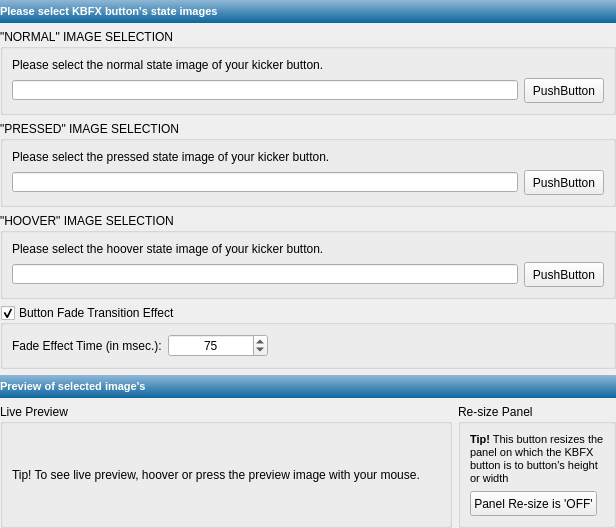
<ui version="4.0" >
 <class>dlgkickerbtn</class>
 <widget class="QWidget" name="dlgkickerbtn" >
  <property name="geometry" >
   <rect>
    <x>0</x>
    <y>0</y>
    <width>616</width>
    <height>516</height>
   </rect>
  </property>
  <property name="windowTitle" >
   <string>Form</string>
  </property>
  <layout class="QVBoxLayout" name="verticalLayout_6" >
   <property name="margin" >
    <number>0</number>
   </property>
   <item>
    <layout class="QVBoxLayout" name="verticalLayout" >
     <item>
      <widget class="QLabel" name="lbl_menu_top" >
       <property name="sizePolicy" >
        <sizepolicy vsizetype="Maximum" hsizetype="MinimumExpanding" >
         <horstretch>0</horstretch>
         <verstretch>0</verstretch>
        </sizepolicy>
       </property>
       <property name="minimumSize" >
        <size>
         <width>0</width>
         <height>23</height>
        </size>
       </property>
       <property name="maximumSize" >
        <size>
         <width>16777215</width>
         <height>23</height>
        </size>
       </property>
       <property name="styleSheet" >
        <string notr="true" >border-radius: 0px;
border: none;
background-color: qlineargradient(x1: 0, y1: 0, x2: 0, y2: 1, stop: 0 #90b8d7, stop: 1 #0c669d);
color: #ffffff;</string>
       </property>
       <property name="text" >
        <string>&lt;!DOCTYPE HTML PUBLIC "-//W3C//DTD HTML 4.0//EN" "http://www.w3.org/TR/REC-html40/strict.dtd">
&lt;html>&lt;head>&lt;meta name="qrichtext" content="1" />&lt;style type="text/css">
p, li { white-space: pre-wrap; }
&lt;/style>&lt;/head>&lt;body style=" font-family:'MS Shell Dlg 2'; font-size:8.25pt; font-weight:400; font-style:normal;">
&lt;p style=" margin-top:0px; margin-bottom:0px; margin-left:0px; margin-right:0px; -qt-block-indent:0; text-indent:0px; font-size:8pt;">&lt;span style=" font-weight:600;">Please select KBFX button's state images&lt;/span>&lt;/p>&lt;/body>&lt;/html></string>
       </property>
       <property name="margin" >
        <number>5</number>
       </property>
      </widget>
     </item>
     <item>
      <widget class="QGroupBox" name="groupBox" >
       <property name="sizePolicy" >
        <sizepolicy vsizetype="Maximum" hsizetype="MinimumExpanding" >
         <horstretch>0</horstretch>
         <verstretch>0</verstretch>
        </sizepolicy>
       </property>
       <property name="title" >
        <string>"NORMAL" IMAGE SELECTION</string>
       </property>
       <property name="alignment" >
        <set>Qt::AlignLeading|Qt::AlignLeft|Qt::AlignTop</set>
       </property>
       <layout class="QVBoxLayout" name="verticalLayout_2" >
        <item>
         <widget class="QLabel" name="label" >
          <property name="sizePolicy" >
           <sizepolicy vsizetype="Preferred" hsizetype="Preferred" >
            <horstretch>0</horstretch>
            <verstretch>0</verstretch>
           </sizepolicy>
          </property>
          <property name="minimumSize" >
           <size>
            <width>0</width>
            <height>0</height>
           </size>
          </property>
          <property name="maximumSize" >
           <size>
            <width>16777215</width>
            <height>16777215</height>
           </size>
          </property>
          <property name="text" >
           <string>Please select the normal state image of your kicker button.</string>
          </property>
         </widget>
        </item>
        <item>
         <layout class="QHBoxLayout" name="horizontalLayout" >
          <item>
           <widget class="QLineEdit" name="lineEdit" >
            <property name="sizePolicy" >
             <sizepolicy vsizetype="Preferred" hsizetype="Preferred" >
              <horstretch>0</horstretch>
              <verstretch>0</verstretch>
             </sizepolicy>
            </property>
            <property name="minimumSize" >
             <size>
              <width>0</width>
              <height>20</height>
             </size>
            </property>
            <property name="maximumSize" >
             <size>
              <width>16777215</width>
              <height>20</height>
             </size>
            </property>
           </widget>
          </item>
          <item>
           <widget class="QPushButton" name="pushButton" >
            <property name="sizePolicy" >
             <sizepolicy vsizetype="Preferred" hsizetype="Maximum" >
              <horstretch>0</horstretch>
              <verstretch>0</verstretch>
             </sizepolicy>
            </property>
            <property name="minimumSize" >
             <size>
              <width>75</width>
              <height>25</height>
             </size>
            </property>
            <property name="maximumSize" >
             <size>
              <width>16777215</width>
              <height>25</height>
             </size>
            </property>
            <property name="text" >
             <string>PushButton</string>
            </property>
           </widget>
          </item>
         </layout>
        </item>
       </layout>
      </widget>
     </item>
     <item>
      <widget class="QGroupBox" name="groupBox_2" >
       <property name="sizePolicy" >
        <sizepolicy vsizetype="Maximum" hsizetype="MinimumExpanding" >
         <horstretch>0</horstretch>
         <verstretch>0</verstretch>
        </sizepolicy>
       </property>
       <property name="title" >
        <string>"PRESSED" IMAGE SELECTION</string>
       </property>
       <property name="alignment" >
        <set>Qt::AlignLeading|Qt::AlignLeft|Qt::AlignTop</set>
       </property>
       <layout class="QVBoxLayout" name="verticalLayout_3" >
        <item>
         <widget class="QLabel" name="label_2" >
          <property name="sizePolicy" >
           <sizepolicy vsizetype="Preferred" hsizetype="Preferred" >
            <horstretch>0</horstretch>
            <verstretch>0</verstretch>
           </sizepolicy>
          </property>
          <property name="minimumSize" >
           <size>
            <width>0</width>
            <height>0</height>
           </size>
          </property>
          <property name="maximumSize" >
           <size>
            <width>16777215</width>
            <height>16777215</height>
           </size>
          </property>
          <property name="text" >
           <string>Please select the pressed state image of your kicker button.</string>
          </property>
         </widget>
        </item>
        <item>
         <layout class="QHBoxLayout" name="horizontalLayout_2" >
          <item>
           <widget class="QLineEdit" name="lineEdit_2" >
            <property name="sizePolicy" >
             <sizepolicy vsizetype="Preferred" hsizetype="Preferred" >
              <horstretch>0</horstretch>
              <verstretch>0</verstretch>
             </sizepolicy>
            </property>
            <property name="minimumSize" >
             <size>
              <width>0</width>
              <height>20</height>
             </size>
            </property>
            <property name="maximumSize" >
             <size>
              <width>16777215</width>
              <height>20</height>
             </size>
            </property>
           </widget>
          </item>
          <item>
           <widget class="QPushButton" name="pushButton_2" >
            <property name="sizePolicy" >
             <sizepolicy vsizetype="Preferred" hsizetype="Maximum" >
              <horstretch>0</horstretch>
              <verstretch>0</verstretch>
             </sizepolicy>
            </property>
            <property name="minimumSize" >
             <size>
              <width>75</width>
              <height>25</height>
             </size>
            </property>
            <property name="maximumSize" >
             <size>
              <width>16777215</width>
              <height>25</height>
             </size>
            </property>
            <property name="text" >
             <string>PushButton</string>
            </property>
           </widget>
          </item>
         </layout>
        </item>
       </layout>
      </widget>
     </item>
     <item>
      <widget class="QGroupBox" name="groupBox_3" >
       <property name="sizePolicy" >
        <sizepolicy vsizetype="Maximum" hsizetype="MinimumExpanding" >
         <horstretch>0</horstretch>
         <verstretch>0</verstretch>
        </sizepolicy>
       </property>
       <property name="title" >
        <string>"HOOVER" IMAGE SELECTION</string>
       </property>
       <property name="alignment" >
        <set>Qt::AlignLeading|Qt::AlignLeft|Qt::AlignTop</set>
       </property>
       <layout class="QVBoxLayout" name="verticalLayout_4" >
        <item>
         <widget class="QLabel" name="label_3" >
          <property name="sizePolicy" >
           <sizepolicy vsizetype="Preferred" hsizetype="Preferred" >
            <horstretch>0</horstretch>
            <verstretch>0</verstretch>
           </sizepolicy>
          </property>
          <property name="minimumSize" >
           <size>
            <width>0</width>
            <height>0</height>
           </size>
          </property>
          <property name="maximumSize" >
           <size>
            <width>16777215</width>
            <height>16777215</height>
           </size>
          </property>
          <property name="text" >
           <string>Please select the hoover state image of your kicker button.</string>
          </property>
         </widget>
        </item>
        <item>
         <layout class="QHBoxLayout" name="horizontalLayout_3" >
          <item>
           <widget class="QLineEdit" name="lineEdit_3" >
            <property name="sizePolicy" >
             <sizepolicy vsizetype="Preferred" hsizetype="Preferred" >
              <horstretch>0</horstretch>
              <verstretch>0</verstretch>
             </sizepolicy>
            </property>
            <property name="minimumSize" >
             <size>
              <width>0</width>
              <height>20</height>
             </size>
            </property>
            <property name="maximumSize" >
             <size>
              <width>16777215</width>
              <height>20</height>
             </size>
            </property>
           </widget>
          </item>
          <item>
           <widget class="QPushButton" name="pushButton_3" >
            <property name="sizePolicy" >
             <sizepolicy vsizetype="Preferred" hsizetype="Maximum" >
              <horstretch>0</horstretch>
              <verstretch>0</verstretch>
             </sizepolicy>
            </property>
            <property name="minimumSize" >
             <size>
              <width>75</width>
              <height>25</height>
             </size>
            </property>
            <property name="maximumSize" >
             <size>
              <width>16777215</width>
              <height>25</height>
             </size>
            </property>
            <property name="text" >
             <string>PushButton</string>
            </property>
           </widget>
          </item>
         </layout>
        </item>
       </layout>
      </widget>
     </item>
     <item>
      <widget class="QGroupBox" name="groupBox_4" >
       <property name="sizePolicy" >
        <sizepolicy vsizetype="Maximum" hsizetype="MinimumExpanding" >
         <horstretch>0</horstretch>
         <verstretch>0</verstretch>
        </sizepolicy>
       </property>
       <property name="title" >
        <string>Button Fade Transition Effect</string>
       </property>
       <property name="alignment" >
        <set>Qt::AlignLeading|Qt::AlignLeft|Qt::AlignTop</set>
       </property>
       <property name="checkable" >
        <bool>true</bool>
       </property>
       <layout class="QHBoxLayout" name="horizontalLayout_4" >
        <item>
         <widget class="QLabel" name="label_4" >
          <property name="sizePolicy" >
           <sizepolicy vsizetype="Preferred" hsizetype="Preferred" >
            <horstretch>0</horstretch>
            <verstretch>0</verstretch>
           </sizepolicy>
          </property>
          <property name="minimumSize" >
           <size>
            <width>0</width>
            <height>0</height>
           </size>
          </property>
          <property name="maximumSize" >
           <size>
            <width>16777215</width>
            <height>16777215</height>
           </size>
          </property>
          <property name="text" >
           <string>Fade Effect Time (in msec.):</string>
          </property>
         </widget>
        </item>
        <item>
         <widget class="QSpinBox" name="spinBox" >
          <property name="minimumSize" >
           <size>
            <width>100</width>
            <height>0</height>
           </size>
          </property>
          <property name="alignment" >
           <set>Qt::AlignCenter</set>
          </property>
          <property name="value" >
           <number>75</number>
          </property>
         </widget>
        </item>
        <item>
         <spacer name="horizontalSpacer" >
          <property name="orientation" >
           <enum>Qt::Horizontal</enum>
          </property>
          <property name="sizeHint" stdset="0" >
           <size>
            <width>40</width>
            <height>20</height>
           </size>
          </property>
         </spacer>
        </item>
       </layout>
      </widget>
     </item>
    </layout>
   </item>
   <item>
    <layout class="QVBoxLayout" name="verticalLayout_5" >
     <item>
      <widget class="QLabel" name="lbl_menu_top_2" >
       <property name="sizePolicy" >
        <sizepolicy vsizetype="Maximum" hsizetype="MinimumExpanding" >
         <horstretch>0</horstretch>
         <verstretch>0</verstretch>
        </sizepolicy>
       </property>
       <property name="minimumSize" >
        <size>
         <width>0</width>
         <height>23</height>
        </size>
       </property>
       <property name="maximumSize" >
        <size>
         <width>16777215</width>
         <height>23</height>
        </size>
       </property>
       <property name="styleSheet" >
        <string notr="true" >border-radius: 0px;
border: none;
background-color: qlineargradient(x1: 0, y1: 0, x2: 0, y2: 1, stop: 0 #90b8d7, stop: 1 #0c669d);
color: #ffffff;</string>
       </property>
       <property name="text" >
        <string>&lt;!DOCTYPE HTML PUBLIC "-//W3C//DTD HTML 4.0//EN" "http://www.w3.org/TR/REC-html40/strict.dtd">
&lt;html>&lt;head>&lt;meta name="qrichtext" content="1" />&lt;style type="text/css">
p, li { white-space: pre-wrap; }
&lt;/style>&lt;/head>&lt;body style=" font-family:'MS Shell Dlg 2'; font-size:8.25pt; font-weight:400; font-style:normal;">
&lt;p style=" margin-top:0px; margin-bottom:0px; margin-left:0px; margin-right:0px; -qt-block-indent:0; text-indent:0px; font-size:8pt;">&lt;span style=" font-weight:600;">Preview of selected image's&lt;/span>&lt;/p>&lt;/body>&lt;/html></string>
       </property>
       <property name="margin" >
        <number>5</number>
       </property>
      </widget>
     </item>
     <item>
      <layout class="QHBoxLayout" name="horizontalLayout_5" >
       <item>
        <widget class="QGroupBox" name="groupBox_5" >
         <property name="sizePolicy" >
          <sizepolicy vsizetype="MinimumExpanding" hsizetype="MinimumExpanding" >
           <horstretch>0</horstretch>
           <verstretch>0</verstretch>
          </sizepolicy>
         </property>
         <property name="title" >
          <string>Live Preview</string>
         </property>
         <property name="alignment" >
          <set>Qt::AlignLeading|Qt::AlignLeft|Qt::AlignTop</set>
         </property>
         <layout class="QHBoxLayout" name="horizontalLayout_7" >
          <item>
           <widget class="QLabel" name="label_5" >
            <property name="sizePolicy" >
             <sizepolicy vsizetype="Preferred" hsizetype="Preferred" >
              <horstretch>0</horstretch>
              <verstretch>0</verstretch>
             </sizepolicy>
            </property>
            <property name="minimumSize" >
             <size>
              <width>0</width>
              <height>0</height>
             </size>
            </property>
            <property name="maximumSize" >
             <size>
              <width>16777215</width>
              <height>16777215</height>
             </size>
            </property>
            <property name="text" >
             <string>Tip! To see live preview, hoover or press the preview image with your mouse.</string>
            </property>
           </widget>
          </item>
         </layout>
        </widget>
       </item>
       <item>
        <widget class="QGroupBox" name="groupBox_6" >
         <property name="sizePolicy" >
          <sizepolicy vsizetype="MinimumExpanding" hsizetype="Maximum" >
           <horstretch>0</horstretch>
           <verstretch>0</verstretch>
          </sizepolicy>
         </property>
         <property name="title" >
          <string>Re-size Panel</string>
         </property>
         <property name="alignment" >
          <set>Qt::AlignLeading|Qt::AlignLeft|Qt::AlignTop</set>
         </property>
         <layout class="QVBoxLayout" name="verticalLayout_7" >
          <item>
           <widget class="QLabel" name="label_6" >
            <property name="sizePolicy" >
             <sizepolicy vsizetype="Preferred" hsizetype="Preferred" >
              <horstretch>0</horstretch>
              <verstretch>0</verstretch>
             </sizepolicy>
            </property>
            <property name="minimumSize" >
             <size>
              <width>0</width>
              <height>0</height>
             </size>
            </property>
            <property name="maximumSize" >
             <size>
              <width>16777215</width>
              <height>16777215</height>
             </size>
            </property>
            <property name="text" >
             <string>&lt;!DOCTYPE HTML PUBLIC "-//W3C//DTD HTML 4.0//EN" "http://www.w3.org/TR/REC-html40/strict.dtd">
&lt;html>&lt;head>&lt;meta name="qrichtext" content="1" />&lt;style type="text/css">
p, li { white-space: pre-wrap; }
&lt;/style>&lt;/head>&lt;body style=" font-family:'MS Shell Dlg 2'; font-size:8.25pt; font-weight:400; font-style:normal;">
&lt;p style=" margin-top:0px; margin-bottom:0px; margin-left:0px; margin-right:0px; -qt-block-indent:0; text-indent:0px; font-size:8pt;">&lt;span style=" font-weight:600;">Tip!&lt;/span> This button resizes the&lt;br />panel on which the KBFX&lt;/p>
&lt;p style=" margin-top:0px; margin-bottom:0px; margin-left:0px; margin-right:0px; -qt-block-indent:0; text-indent:0px; font-size:8pt;">button is to button's height&lt;/p>
&lt;p style=" margin-top:0px; margin-bottom:0px; margin-left:0px; margin-right:0px; -qt-block-indent:0; text-indent:0px; font-size:8pt;">or width&lt;/p>&lt;/body>&lt;/html></string>
            </property>
            <property name="wordWrap" >
             <bool>false</bool>
            </property>
           </widget>
          </item>
          <item>
           <widget class="QPushButton" name="pushButton_5" >
            <property name="sizePolicy" >
             <sizepolicy vsizetype="Preferred" hsizetype="Maximum" >
              <horstretch>0</horstretch>
              <verstretch>0</verstretch>
             </sizepolicy>
            </property>
            <property name="minimumSize" >
             <size>
              <width>75</width>
              <height>25</height>
             </size>
            </property>
            <property name="maximumSize" >
             <size>
              <width>16777215</width>
              <height>25</height>
             </size>
            </property>
            <property name="text" >
             <string>Panel Re-size is 'OFF'</string>
            </property>
           </widget>
          </item>
         </layout>
        </widget>
       </item>
      </layout>
     </item>
    </layout>
   </item>
  </layout>
 </widget>
 <resources/>
 <connections/>
</ui>
